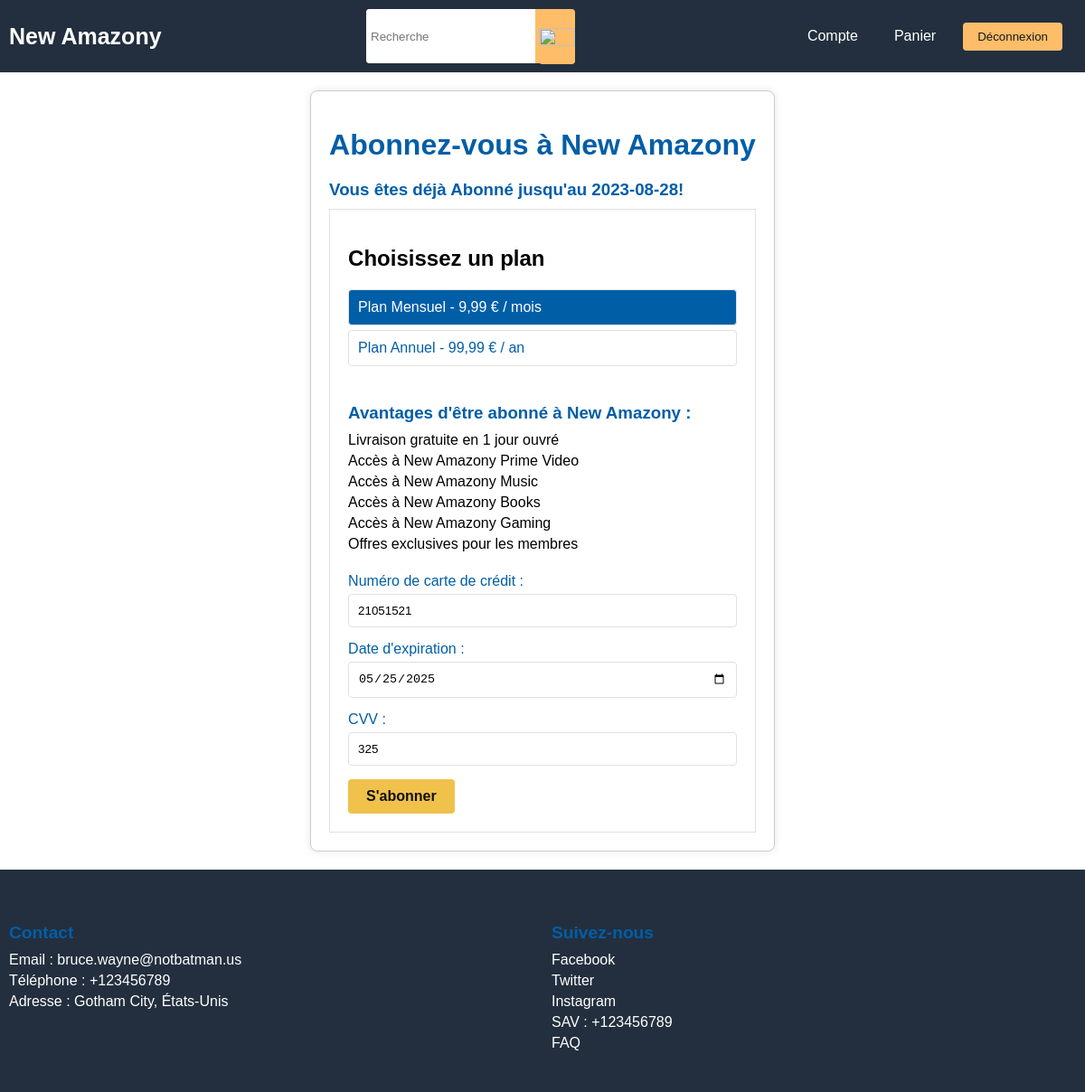
Screenshot of /php/abonnement.php (signed in) with the database file from the repository.
### tables this page shows
CREATE TABLE IF NOT EXISTS `client` (
  `Prénom` varchar(50) NOT NULL,
  `Nom` varchar(50) NOT NULL,
  `Mail` varchar(100) NOT NULL,
  `Tel` varchar(15) NOT NULL,
  `Adresse` varchar(500) DEFAULT NULL,
  `Date_contrat` date DEFAULT NULL,
  `mdp` varchar(50) NOT NULL,
  `ID` int NOT NULL AUTO_INCREMENT,
  `numero_CB` bigint DEFAULT NULL,
  `date_CB` date DEFAULT NULL,
  `crypto_CB` int DEFAULT NULL,
  PRIMARY KEY (`ID`)
);

### php/fonction_get.php (called while the page is built, shortened)
<?php
require_once "fonction_update.php";
function recup_Data_Client($ID_Cli){
    global $link;
    $data = [];
    $sql_data = "SELECT * FROM client WHERE ID = $ID_Cli";
    $res_data = mysqli_query($link, $sql_data);
    $sql = "DESCRIBE client";
    $result = $link->query($sql);
    $obj = mysqli_fetch_object($res_data);
    while($row = $result->fetch_assoc()){
        $var = $row['Field'];
        $data[$var] = $obj->$var;
    }
    return $data;
}
?>

### php/abonnement.php (the view, shortened to what this page needs)
<?php
include("header.php");
$id_client = $_SESSION['Connexion'][0];
$value = recup_Data_Client($id_client);
?>
<!DOCTYPE html>
<html>
<head>
  <link rel="stylesheet" type="text/css" href="/projet_pedago/css/abonnement.css">
  <link rel="stylesheet" type="text/css" href="/projet_pedago/css/Main.css">
</head>
<body>
<div class="container">
    <h1>Abonnez-vous à New Amazony</h1>
    <?php
      if($value['Date_contrat'] > date('Y-m-d')){
        print("<h3>Vous êtes déjà Abonné jusqu'au " . $value['Date_contrat'] . "! </h3>");
      }
    ?>
    <div class="card">
      <h2>Choisissez un plan</h2>
      <div class="plan">
      <form action="/projet_pedago/php/abonnement.php" method="POST">
        <label for="monthly">Plan Mensuel - 9,99 € / mois</label>
        <label for="yearly">Plan Annuel - 99,99 € / an</label>
      </div>
      <h3>Avantages d'être abonné à New Amazony :</h3>
      <ul id ="more">
        <li>Livraison gratuite en 1 jour ouvré</li>
        <li>Accès à New Amazony Prime Video</li>
        <li>Accès à New Amazony Music</li>
        <li>Accès à New Amazony Books</li>
        <li>Accès à New Amazony Gaming</li>
        <li>Offres exclusives pour les membres</li>
      </ul>
      <br>
        <div class="form-group">
          <label for="cardNumber">Numéro de carte de crédit :</label>
          <input type="number" min="0" step="1" id="cardNumber" name="cardNumber" value="<?php echo(htmlspecialchars($value["numero_CB"]));?>" required>
        </div>
        <div class="form-group">
          <label for="expirationDate">Date d'expiration :</label>
          <input type="date" id="expirationDate" name="expirationDate" value="<?php echo(htmlspecialchars($value["date_CB"]));?>" required>
        </div>
        <div class="form-group">
          <label for="cvv">CVV :</label>
          <input type="number" min="0" step="1" id="cvv" name="cvv" value="<?php echo(htmlspecialchars($value["crypto_CB"]));?>" required>
        </div>
        <button type="submit" id="subscribe-btn" name="abonner">S'abonner</button>
    </div>
  </div>
</body>
</html>
<?php
include("footer.php");
?>

### projet_pedago/css/Main.css (style rules this page uses)
body { display: flex; flex-direction: column; min-height: 100vh; }
body { font-family: Arial, sans-serif; background-color: #fff; margin: 0; padding: 0; height: 100%; width: 100%; }
.container { max-width: 100%; margin: 20px auto; padding: 20px; border: #ccc solid 1px; background-color: #fff; }

### projet_pedago/css/abonnement.css (style rules this page uses)
.container { background-color: #ffffff; box-shadow: 0 0 10px rgba(0, 0, 0, 0.1); border-radius: 8px; padding: 30px; max-width: 400px; }
h1 { text-align: center; color: #005ea7; margin-bottom: 20px; }
.card { border: 1px solid #e1e1e1; padding: 20px; }
.plan { display: flex; flex-direction: column; margin-bottom: 20px; }
.plan label { cursor: pointer; padding: 10px; border: 1px solid #e1e1e1; border-radius: 4px; }
.plan input[type="radio"]:checked + label { background-color: #005ea7; color: #ffffff; }
h3 { color: #005ea7; margin-bottom: 10px; }
#more { margin: 0; padding: 0; list-style: none; }
#more li { margin-bottom: 5px; }
.form-group { margin-bottom: 15px; }
label { display: block; color: #005ea7; margin-bottom: 5px; }
#name, #email, #cardNumber, #expirationDate, #cvv { width: 100%; padding: 10px; border: 1px solid #e1e1e1; border-radius: 4px; }
#subscribe-btn { background-color: #f0c14b; color: #111; font-size: 16px; font-weight: bold; padding: 10px 20px; border: none; border-radius: 4px; cursor: pointer; }

### rows the page displays
client: Date_contrat "2023-08-28", cardNumber "21051521", expirationDate "05/25/2025", cvv "325"
